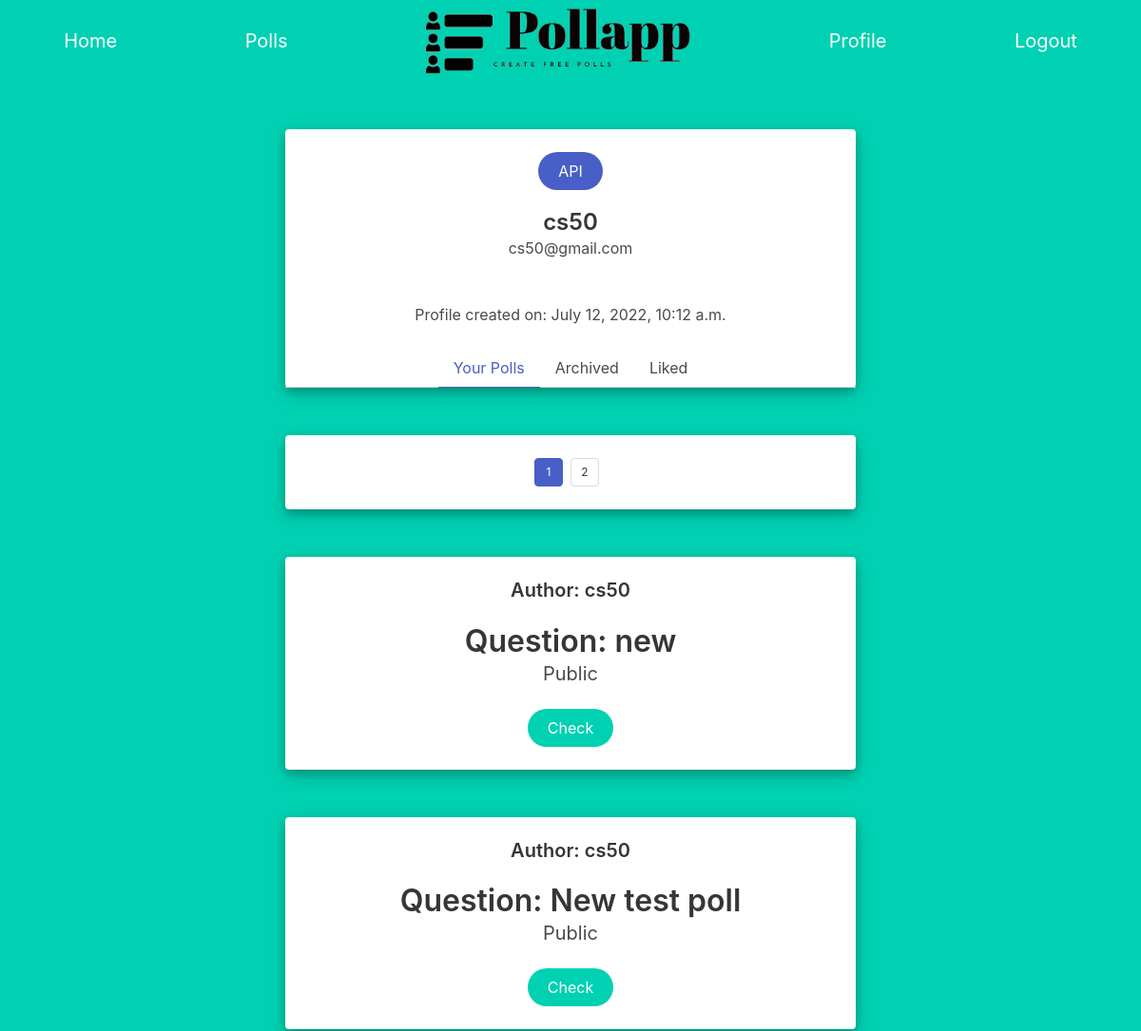
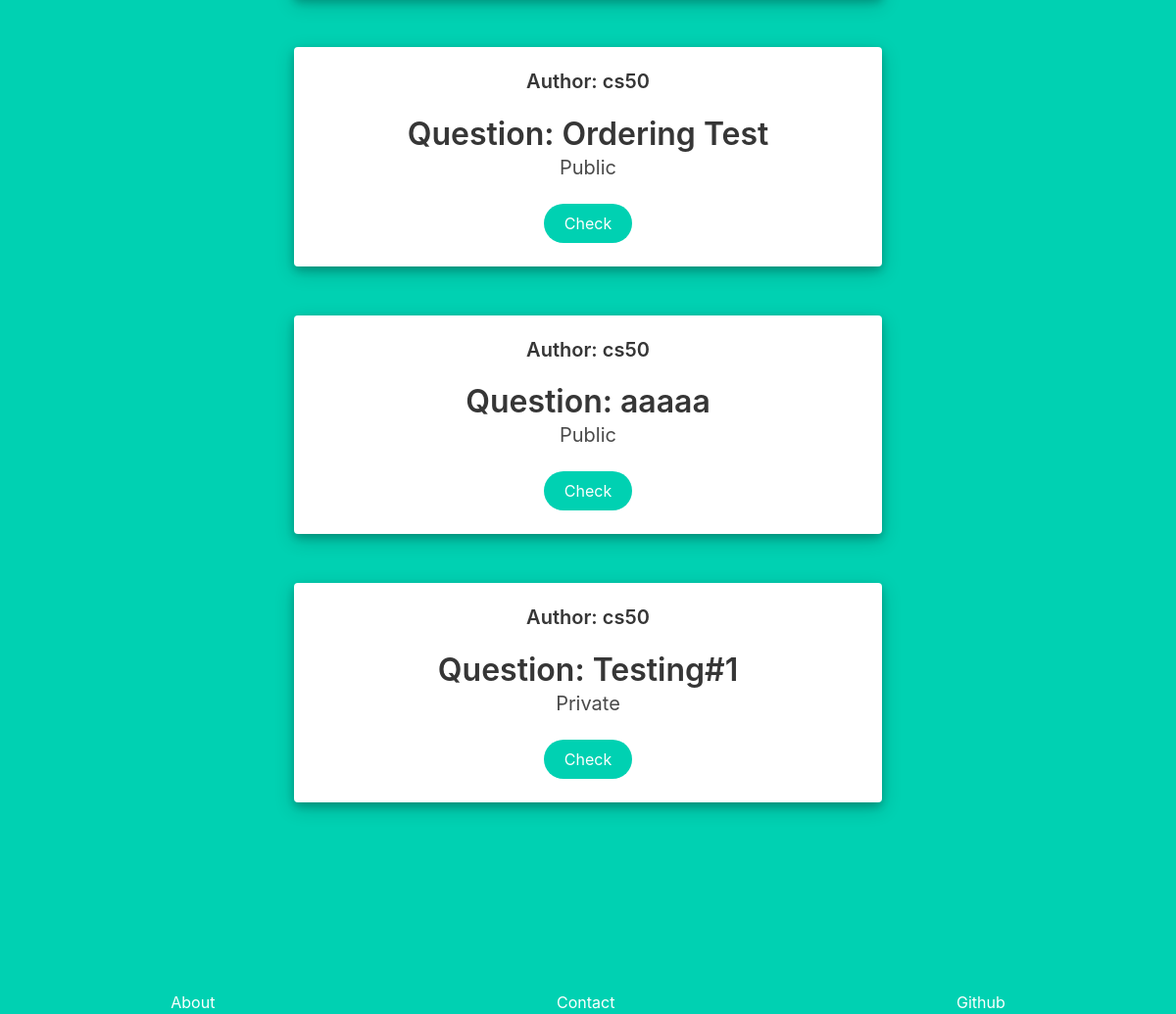
The page /profile/active/1 (signed in) on the database as committed earlier (2 pictures, top to bottom).
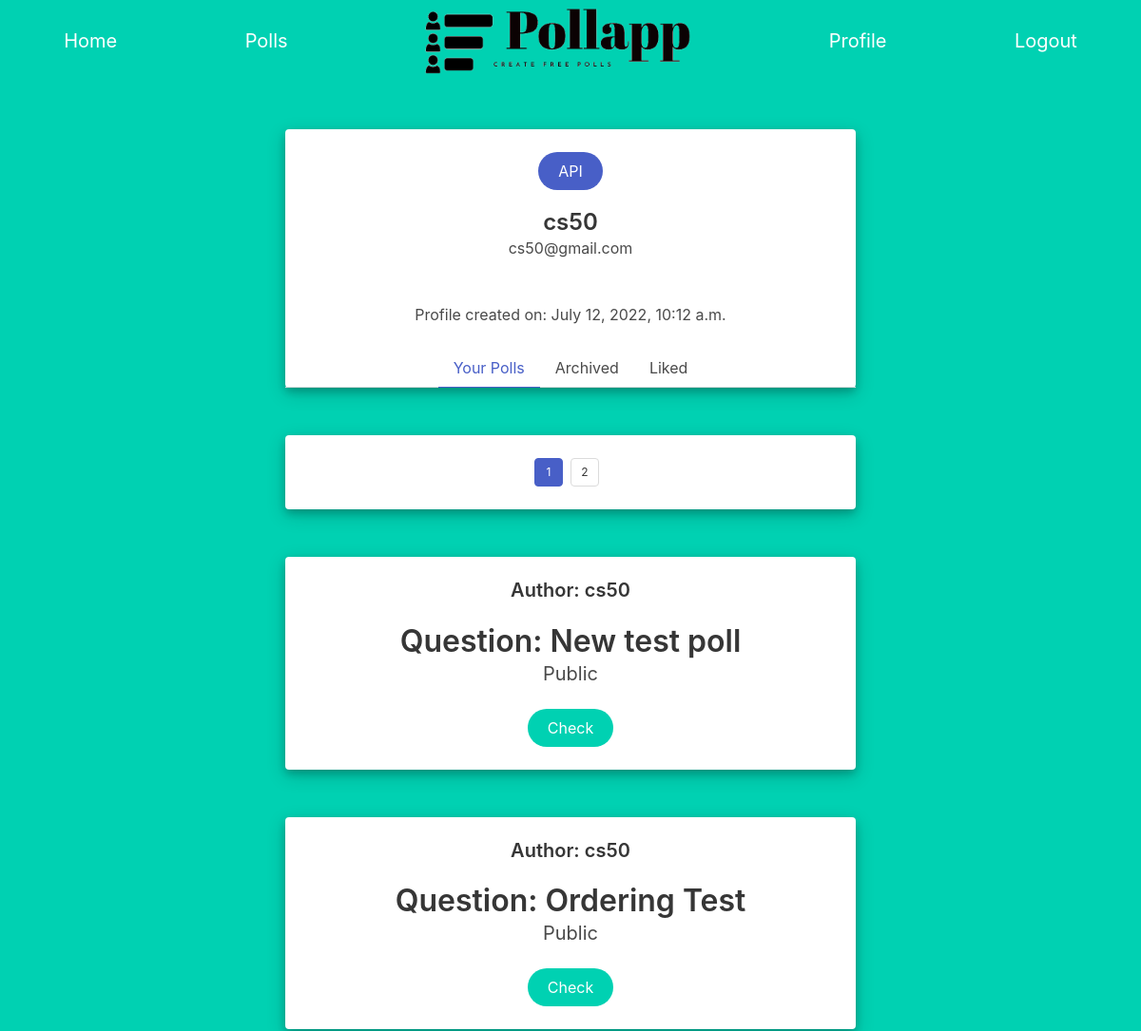
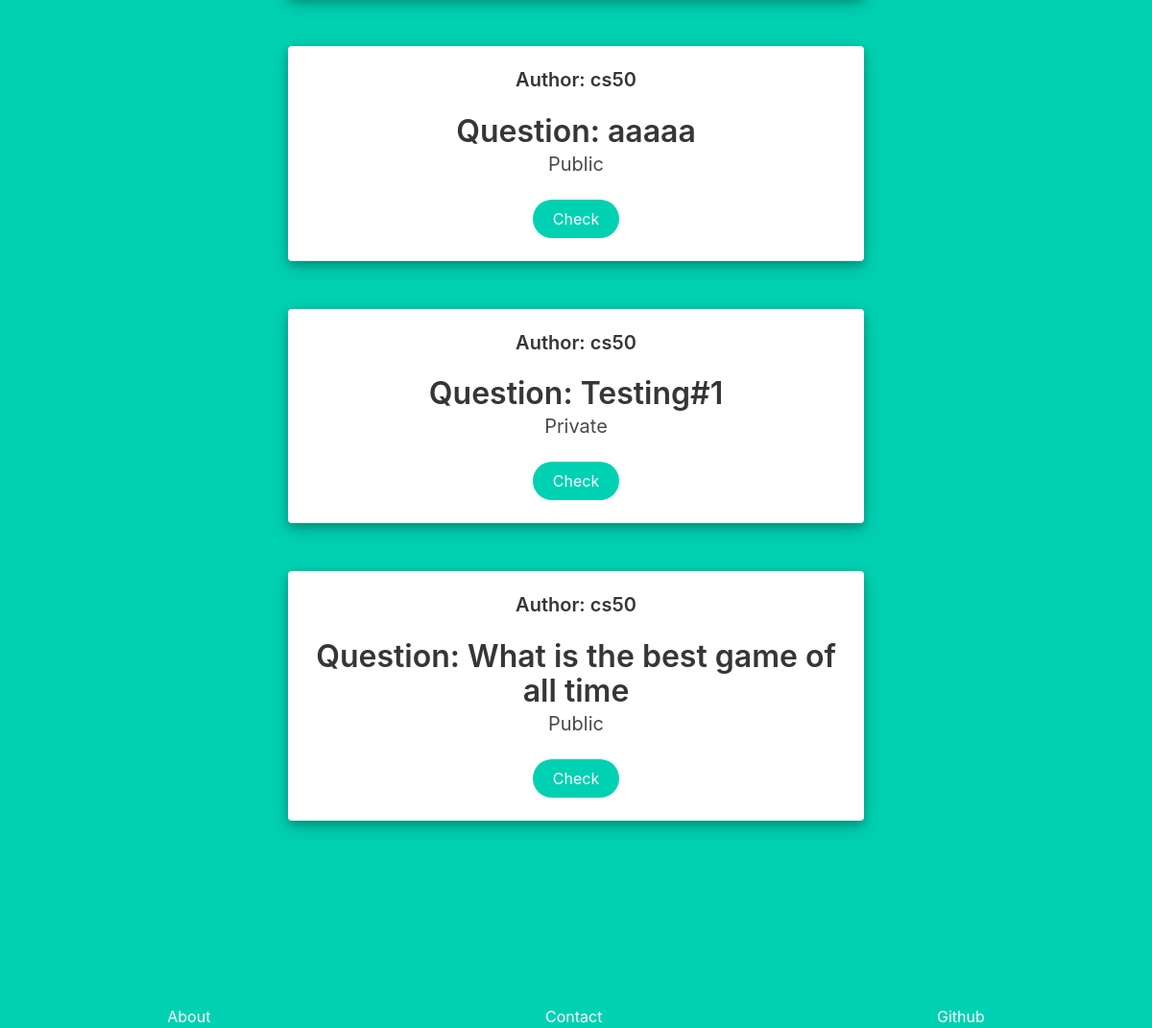
The same page on the database as committed later (2 pictures, top to bottom).
### Pollapp/models.py (models this page shows, shortened)
class User(AbstractUser):
    def __str__(self):
        return f"{self.username}"

class Poll(models.Model):
    user = models.ForeignKey(User, on_delete=models.CASCADE)
    url = models.CharField(max_length=24)
    poll_question = models.CharField(max_length=64)
    options = models.ManyToManyField(Option, symmetrical=False, blank=True , related_name="options")
    votes = models.ManyToManyField(Votes, symmetrical=False, blank=True, related_name="votes")
    likes = models.ManyToManyField(User, symmetrical=False, blank=True, related_name="likes")
    private = models.BooleanField()
    active = models.BooleanField(default=True)

### Pollapp/views.py (the view, shortened to what this page needs)
# urls.py: path("profile/<str:category>/<str:page_num>", views.profile , name="profile"),
@login_required(redirect_field_name='login')
def profile(request, category, page_num):
    if category == 'archived':
        user_polls = Poll.objects.filter(user=request.user, active=False).order_by("-id")
    elif category=='active':
        user_polls = Poll.objects.filter(user=request.user, active=True).order_by("-id")
    else:
        return render(request, "Pollapp/error_page.html" , {
            "message" : "Wrong url",
        })
    try:
        user_polls_info = pagination(user_polls, int(page_num))
    except:
         return render(request, "Pollapp/error_page.html" , {
            "message" : "Wrong url",
        })
    if int(page_num) >= 3:
        has_first = True
    else:
        has_first = False
    if int(page_num) <= user_polls_info["number_of_pages"]-2:
        has_last = True
    else:
        has_last = False
    return render(request, "Pollapp/profile.html", {
        "current_page_number": int(page_num),
        "polls" : user_polls_info["contents"],
        "number_of_pages": user_polls_info["number_of_pages"],
        "has_next": user_polls_info["has_next"],
        "next":int(page_num)+1,
        "has_previous": user_polls_info["has_previous"],
        "previous":int(page_num)-1,
        "has_first":has_first,
        "has_last": has_last,
        "category": category,
    })

### Pollapp/views.py (called while the page is built)
def pagination(pag_objects, page_num):
    page_view = Paginator(pag_objects,5)
    page_info = {
        "contents": page_view.page(page_num).object_list,
        "number_of_pages": page_view.num_pages,
        "has_next": page_view.page(page_num).has_next(),
        "has_previous": page_view.page(page_num).has_previous(),
    }
    return page_info

### Pollapp/templates/Pollapp/profile.html (shortened to what this page needs)
{% extends "Pollapp/layout.html" %}
{% block body %}
<div id="user_profile" class="card">
    <div style="min-width:100%;" class="card-content">
      <div style="min-width:100%;" class="media">
        <div style="min-width:100%;" class="media-content">
          <a class="button is-link is-rounded small-bottom-margin" href="{% url 'api_info' %}">API</a>
          <p class="title is-4">{{user.username}}</p>
          <p class="subtitle is-6">{{user.email}}</p>
        </div>
      </div>
        <br>
        <time datetime="2016-1-1">Profile created on: {{user.date_joined}}</time>
      </div>
      <div class="tabs is-centered">
        <ul>
          {% if category == "active"%}
            <li class="is-active"><a>Your Polls</a></li>
          {% else %}
            <li><a href="{% url 'profile' 'active' '1' %}">Your Polls</a></li>
          {% endif %}
          {% if category == "archived"%}
            <li class="is-active"><a>Archived</a></li>
          {% else %}
            <li><a href="{% url 'profile' 'archived' '1' %}">Archived</a></li>
          {% endif %}
          {% if category == "liked"%}
            <li class="is-active"><a>Liked</a></li>
          {% else %}
            <li><a href="{% url 'profile' 'liked' '1' %}">Liked</a></li>
          {% endif %}
        </ul>
      </div>
    </div>
  <div class="card poll">
    <div class="card-content">
      <div class="media">
        <div class="media-content">
          <nav style="width: 100%; height: 100%;"class="pagination is-small is-centered" role="navigation" aria-label="pagination">
            <ul class="pagination-list">
              <li><a class="pagination-link is-current" aria-label="Page {{current_page_number}}" aria-current="page">{{current_page_number}}</a></li>
              {% if has_next %}
                <li><a class="pagination-link" href="{% url 'profile' category next %}" aria-label="Goto page {{current_page_number}}">{{next}}</a></li>
              {% endif %}
            </ul>
          </nav>
        </div>
      </div>
    </div>
  </div>
  {% for poll in polls %}
    <div class="card poll">
      <div class="card-content">
        <div class="media">
          <div class="media-content">
            <p class="title is-5">Author: {{poll.user}}</p>
              <p class="title is-3">Question: {{poll.poll_question}}</p>
              {% if poll.private %}
                <h5 class="subtitle is-5">Private</h5>
              {% else %}
                <h5 class="subtitle is-5">Public</h5>
              {% endif %}
              <form action="{% url 'poll_page' poll.url %}" >
                <button class="button is-primary is-rounded" type="submit">Check</button>
              </form>
            </div>
          </div>
        </div>
      </div>
  {% endfor %}
{% endblock%}

### Pollapp/templates/Pollapp/layout.html (shortened to what this page needs)
{% load static %}
<!DOCTYPE html>
<html>
  <head>
    <link rel="stylesheet" href="https://cdn.jsdelivr.net/npm/bulma@0.9.4/css/bulma.min.css">
    <link rel="stylesheet" href="{% static 'Pollapp/style.css' %}">
  </head>
  <body>
    <section id = "menu" class="hero is-primary">
      <nav class="level">
        <p class="level-item has-text-centered is-size-5">
          <a href="{% url 'index' %}" class="link is-info" >Home</a>
        </p>
        <p class="level-item has-text-centered is-size-5">
          <a href="{% url 'polls' '1' %}"class="link is-info">Polls</a>
        </p>
        <a href="{% url 'index' %}" class="level-item m-2">
          <img id="logo"src="{% static 'Pollapp/images/pollapp_icon.png'%}" alt="">
        </a>
        {% if user.is_authenticated %}
        <p class="level-item has-text-centered is-size-5">
          <a href="{% url 'profile' 'active' '1'%}" class="link is-info">Profile</a>
        </p>
        <p  class="level-item has-text-centered is-size-5" >
          <a href="{% url 'logout' %}" class="link is-info">Logout</a>
        </p>
        {% endif %}
      </nav>
    </section>
      {% block body %}
      {% endblock %}
    <footer id="footer">
      <section class="hero is-primary">
        <nav class="level">
          <p class="level-item has-text-centered">
            <a class="link is-info" href="{% url 'about' %}">About</a>
          </p>
          <p class="level-item has-text-centered">
            <a class="link is-info" href="{% url 'contact' %}">Contact</a>
          </p>
          <p class="level-item has-text-centered">
            <a class="link is-info" href="https://github.com/Antonekk/Cs50-Final-Project" target="_blank" rel="noreferrer noopener">Github</a>
          </p>
        </nav>
      </section>
    </footer>
  </body>
</html>

### Pollapp/static/Pollapp/style.css (style rules this page uses)
.small-bottom-margin { margin-bottom: 20px; }
footer { width: 100% !important; margin-top: 16%; }
#logo { height: 70px; }
html, body { background-color: #00d1b2; min-height: 100%; }
#user_profile, .poll { text-align: center; width: 30%; margin: auto; margin-top: 50px; box-shadow: 0 4px 8px 0 rgba(0, 0, 0, 0.2), 0 6px 20px 0 rgba(0, 0, 0, 0.19); }
@media (max-width: 1500px) { #user_profile, .poll { width: 50%; } }

Rows that differ between the two databases and show on the page:
removed Poll: user "cs50", poll_question "new", private "Public"
now on this page (row unchanged): Poll: user "cs50", poll_question "What is the best game of all time", private "Public"
